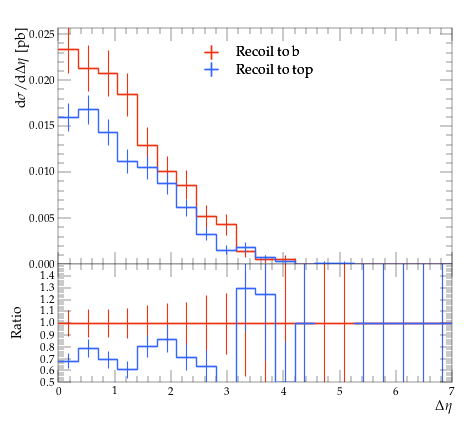

This figure's Python source:
#! /usr/bin/env python

# This Python script was auto-generated using YODA v2.0.2.
# Analysis object: /MC_TTBAR/onelep_jetb_1_jetb_2_deta
# Timestamp: 07-08-2026 (11:29:31)

import matplotlib as mpl
import matplotlib.pyplot as plt
mpl.use('Agg') # comment out for interactive use
import os
import numpy as np

plotDir = os.path.split(os.path.realpath(__file__))[0]
if 'YODA_USER_PLOT_PATH' in globals():
    plot_outdir = globals()['YODA_USER_PLOT_PATH']
else:
    plot_outdir = plotDir

#plot style
plt.style.use(os.path.join(plotDir, '../default.mplstyle'))
# plot metadata
figW, figH = plt.rcParams['figure.figsize']
ax_xLabel = r'$\Delta \eta$'
ax_yLabel = r'$\mathrm{d}\sigma/\mathrm{d}\Delta \eta$ [pb]'
ax_title  = r''
ax_xScale = 'linear'
ax_yScale = 'linear'
xLims = (0.0, 7.0)
yLims = (0.0, 0.025708958000000004)

# TeX-friendly labels for the legend
labels = {
    'legend' : ([ r"Recoil to b", r"Recoil to top" ], r""),
}

# Adjust canvas width and height
canvasW = 10.0
canvasH = 9.0
figW *= canvasW/10.
figH *= canvasH/9.

# Create figure and axis objects
fig, (ax, ratio0_ax) = plt.subplots(2, 1, sharex=True,
                  figsize=(figW,figH), gridspec_kw={'height_ratios': (6.0, 3.0)})

# Set figure margins
plt.subplots_adjust(
    left   = 1.0 * plt.rcParams['figure.subplot.left'],
    right  = 1.0 * plt.rcParams['figure.subplot.right'],
    top    = 1.0 * plt.rcParams['figure.subplot.top'],
    bottom = 1.0 * plt.rcParams['figure.subplot.bottom'])

ratio0_ax.yaxis.set_major_locator(mpl.ticker.MultipleLocator(0.1))
ratio0_ax.set_ylim(0.5, 1.4999)
ratio0_ax.set_ylabel('Ratio')

# the numerical data is stored in a separate file
dataf = dict()
prefix = os.path.split(__file__)[0]
if prefix:    prefix = prefix + '/'
exec(open(prefix+'onelep_jetb_1_jetb_2_deta__data.py').read(), dataf)


legend_handles = dict() # keep track of handles for the legend

# style options for curves
# starts at zorder>=5 to draw curve on top of legend
styles = {
  'rec_b': {
    'color' : '#EE3311',
    'linestyle' : '-',
    'linewidth' : 1,
    'marker' : 'none',
    'markersize' : 2,
    'capsize' : 0.0,
    'zorder' : 5,
    'histstyle' : 1,
    'drawstyle' : 'steps-pre',
    'xerrorbars' : 1,
    'yerrorbars' : 1,
    'fillcolor' : None,
    'fillopacity' : 1.0,
    'ratio0_linestyle' : '-',
    'ratio0_linewidth' : 1,
    'ratio0_marker' : 'none',
    'ratio0_markersize' : 2,
    'ratio0_capsize' : 0.0,
    'ratio0_zorder' : 5,
    'ratio0_histstyle' : 1,
    'ratio0_drawstyle' : 'steps-pre',
    'ratio0_xerrorbars' : 1,
    'ratio0_yerrorbars' : 1,
  },
  'rec_t': {
    'color' : '#3366FF',
    'linestyle' : '-',
    'linewidth' : 1,
    'marker' : 'none',
    'markersize' : 2,
    'capsize' : 0.0,
    'zorder' : 6,
    'histstyle' : 1,
    'drawstyle' : 'steps-pre',
    'xerrorbars' : 1,
    'yerrorbars' : 1,
    'fillcolor' : None,
    'fillopacity' : 1.0,
    'ratio0_linestyle' : '-',
    'ratio0_linewidth' : 1,
    'ratio0_marker' : 'none',
    'ratio0_markersize' : 2,
    'ratio0_capsize' : 0.0,
    'ratio0_zorder' : 6,
    'ratio0_histstyle' : 1,
    'ratio0_drawstyle' : 'steps-pre',
    'ratio0_xerrorbars' : 1,
    'ratio0_yerrorbars' : 1,
  },
}

# curve from input yoda files in main panel
for label, yvals in dataf['yvals'].items():
    if all(np.isnan(v) for v in dataf['yvals'][label]):
        continue
    tmp = None
    if styles[label]['histstyle']: # draw as histogram
        xpos = dataf['xedges'][label] if styles[label]['drawstyle'] else dataf['xpoints'][label]
        ypos = np.insert(yvals, 0, yvals[0]) if styles[label]['drawstyle'] else yvals
        if styles[label]['fillcolor']: # fill area below curve
            ax.fill_between(xpos, ypos, step='pre',
                            color=styles[label]['fillcolor'],
                            alpha=styles[label]['fillopacity'])
        tmp, = ax.plot(xpos, ypos,
                       color=styles[label]['color'],
                       linestyle=styles[label]['linestyle'],
                       linewidth=styles[label]['linewidth'],
                       drawstyle=styles[label]['drawstyle'], solid_joinstyle='miter',
                       zorder=styles[label]['zorder'], label=label)
    tmp = ax.errorbar(dataf['xpoints'][label], yvals,
                      xerr=np.array(dataf['xerrs'][label])*styles[label]['xerrorbars'],
                      yerr=np.array(dataf['yerrs'][label])*styles[label]['yerrorbars'],
                      fmt=styles[label]['marker'], capsize=styles[label]['capsize'],
                      markersize=styles[label]['markersize'],
                      ecolor=styles[label]['color'],
                      color=styles[label]['color'], zorder=styles[label]['zorder'])
    tmp[-1][0].set_linestyle(styles[label]['linestyle'])
    tmp[-1][0].set_linewidth(styles[label]['linewidth'])
    if label in dataf['add_legend_handle']:  legend_handles[label] = tmp
    for varLabel in dataf['variation_yvals'].keys():
        if varLabel.startswith(label):
            tmp, = ax.plot(dataf['xedges'][label], dataf['variation_yvals'][varLabel],
                           color=styles[label]['color'],
                           linestyle=styles[label]['linestyle'],
                           linewidth=styles[label]['linewidth'],
                           drawstyle='steps-pre', solid_joinstyle='miter',
                           zorder=styles[label]['zorder'], alpha=0.5)


# plots on ratio panel
# curve from input yoda files in ratio panel
for label, yvals in dataf['ratio0_yvals'].items():
    if all(np.isnan(v) for v in yvals):
        continue
    if styles[label]['ratio0_histstyle']: # plot as histogram
        xpos = dataf['xedges']['rec_b'] if styles[label]['ratio0_drawstyle'] else dataf['xpoints']['rec_b']
        ypos = np.insert(yvals, 0, yvals[0]) if styles[label]['ratio0_drawstyle'] else yvals
        ratio0_ax.plot(xpos, ypos,
                       color=styles[label]['color'],
                       linewidth=styles[label]['linewidth'],
                       linestyle=styles[label]['ratio0_linestyle'],
                       drawstyle=styles[label]['ratio0_drawstyle'], zorder=styles[label]['zorder'],
                       solid_joinstyle='miter')
    tmp = ratio0_ax.errorbar(dataf['xpoints']['rec_b'], yvals,
                             xerr=np.array(dataf['ref_xerrs'])*styles[label]['ratio0_xerrorbars'],
                             yerr=np.array(dataf['ratio0_yerrs'][label])*styles[label]['ratio0_yerrorbars'],
                             fmt=styles[label]['ratio0_marker'], capsize=styles[label]['ratio0_capsize'],
                             markersize=styles[label]['ratio0_markersize'],
                             ecolor=styles[label]['color'],
                             color=styles[label]['color'])
    tmp[-1][0].set_linestyle(styles[label]['ratio0_linestyle'])
    tmp[-1][0].set_linewidth(styles[label]['ratio0_linewidth'])

    for varlabel in dataf['ratio0_variation_vals'].keys():
        if varlabel.startswith(label):
            ratio0_ax.plot(dataf['xedges']['rec_b'],
                            dataf['ratio0_variation_vals'][varlabel],
                            color=styles[label]['color'],
                            linestyle=styles[label]['linestyle'],
                            linewidth=styles[label]['linewidth'],
                            drawstyle='steps-pre', solid_joinstyle='miter',
                            zorder=1, alpha=0.5)

legend_items = list(legend_handles.values())
ax.add_artist(ax.legend(legend_items,
                        labels['legend'][0],
                        title=labels['legend'][1],
                        alignment='left',
                        loc='upper center',
                        bbox_to_anchor=(0.5, 0.97)))

# set plot metadata as defined above
ratio0_ax.set_xlabel(ax_xLabel)
ratio0_ax.xaxis.set_label_coords(1., -0.15)
ax.set_ylabel(ax_yLabel, ha='right', va='top')
ax.yaxis.set_label_coords(-0.11, 1.0)
ax.set_title(ax_title, loc='left')
ax.set_xscale(ax_xScale)
ax.set_yscale(ax_yScale)
ax.set_xlim(xLims)
ax.set_ylim(yLims)

# tick formatting
plt.rcParams['xtick.top'] = True
plt.rcParams['ytick.right'] = True
fig.align_ylabels((ax, ratio0_ax))
plt.savefig(os.path.join(plot_outdir, 'onelep_jetb_1_jetb_2_deta.pdf'), format='PDF')
plt.savefig(os.path.join(plot_outdir, 'onelep_jetb_1_jetb_2_deta.png'), format='PNG')

plt.close(fig)
